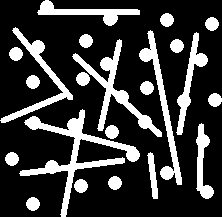
#> input picture 7/Circle_and_Lines.png, 222 x 217 px, found by its file name
$ python separation.py
#> lines starting #> are read from the running program, lines starting #| are printed output that depends on the picture; after the words box and inside, x2 and y2 are one past the last pixel; in counts of white or black regions, pixels touching at a corner belong together
import cv2

import math

import numpy as np

img = cv2.imread('circle_and_lines.png', 0)
#> img: shape (217, 222); 22.2% white; 22 white regions, largest, box (x1, y1, x2, y2) and area: (19, 109, 140, 217) 2271, (72, 39, 162, 137) 1502, (139, 30, 182, 185) 1227

kernelDisk=cv2.getStructuringElement(cv2.MORPH_ELLIPSE,(11,11))

normalKernel=np.ones((4,4), np.uint8)


circles=cv2.morphologyEx(img, cv2.MORPH_OPEN, kernelDisk)
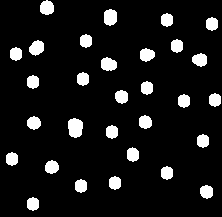
#> circles: shape (217, 222); 9.2% white; 30 white regions


cv2.imshow('Your circles separated', circles)

cv2.imwrite( "circle.png", circles );


(contours, _) = cv2.findContours(circles.copy(), cv2.RETR_EXTERNAL, cv2.CHAIN_APPROX_SIMPLE)
#> contours = 30 contours; largest, box (x1, y1, x2, y2) and area: (68, 118, 83, 138) 218, (104, 9, 117, 26) 162, (101, 57, 117, 71) 154, (29, 40, 44, 56) 153, (40, 0, 54, 15) 147

#number of circles in the image

print(len(contours))
#| 30

lines=img-circles
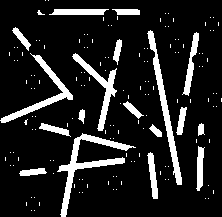
#> lines: shape (217, 222); 13% white; 159 white regions (141 under 20 px), largest, box (x1, y1, x2, y2) and area: (57, 133, 136, 217) 1155, (147, 30, 182, 185) 917, (0, 53, 73, 123) 754

lines=cv2.erode(lines,normalKernel,iterations=1)
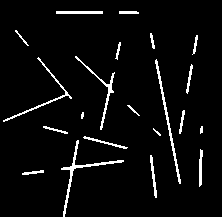
#> lines: shape (217, 222); 4.6% white in thin lines or dots, all inside (x1, y1, x2, y2) = (3, 11, 203, 217)

cv2.imshow('Your lines separated',lines)

cv2.imwrite( "line.png", lines );


(contours, _) = cv2.findContours(lines.copy(), cv2.RETR_EXTERNAL, cv2.CHAIN_APPROX_NONE)
#> contours = 21 contours, 5 with area under 20; largest, box (x1, y1, x2, y2) and area: (61, 140, 124, 217) 232, (155, 59, 181, 184) 190, (75, 56, 115, 130) 150, (3, 57, 72, 122) 135, (56, 11, 103, 14) 92

numberOfLines= math.ceil(len(contours)/2)
#> numberOfLines = 11

print(numberOfLines)
#| 11

cv2.waitKey()
